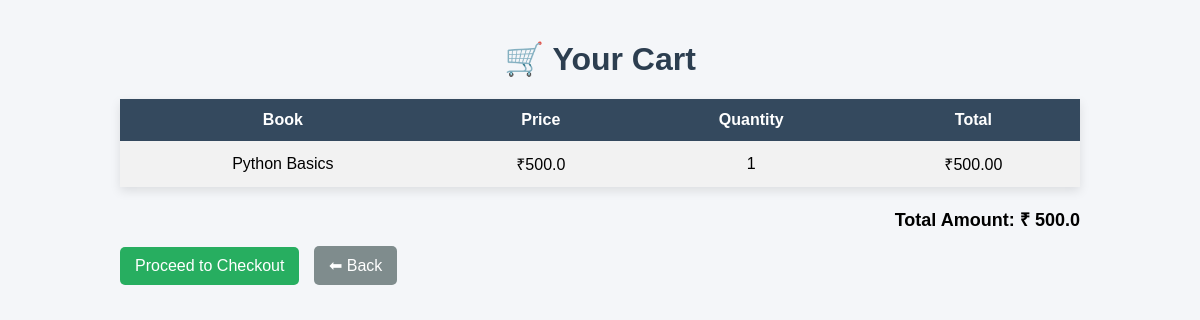
The app's page /cart/ (signed in) with its own data.
### store/models.py (models this page shows, shortened)
class Cart(models.Model):
    user = models.ForeignKey(User, on_delete=models.CASCADE)
    book = models.ForeignKey(Book, on_delete=models.CASCADE)
    quantity = models.IntegerField(default=1)

class Book(models.Model):
    title = models.CharField(max_length=200)
    author = models.CharField(max_length=100)
    price = models.FloatField()
    category = models.ForeignKey(Category, on_delete=models.CASCADE)
    description = models.TextField()

### store/views.py (the view)
# urls.py: path('cart/', views.cart, name='cart'),
def cart(request):
    if not request.user.is_authenticated:
        return redirect('login')
    items = Cart.objects.filter(user=request.user)
    return render(request, 'store/cart.html', {'items': items})

### store/templates/store/cart.html (shortened to what this page needs)
<!DOCTYPE html>
<html>
<head>
</head>
<body>
<div class="container">
    <h1>🛒 Your Cart</h1>
    {% if items %}
    <table>
        <tr>
            <th>Book</th>
            <th>Price</th>
            <th>Quantity</th>
            <th>Total</th>
        </tr>
        {% for item in items %}
        <tr>
            <td>{{ item.book.title }}</td>
            <td>₹{{ item.book.price }}</td>
            <td>{{ item.quantity }}</td>
            <td>₹{{ item.book.price|floatformat:2 }}</td>
        </tr>
        {% endfor %}
    </table>
    <div class="total">
        Total Amount: ₹
        {% for item in items %}
            {{ item.book.price }}
        {% endfor %}
    </div>
    <a href="/checkout/" class="btn checkout-btn">Proceed to Checkout</a>
    <a href="/" class="btn back-btn">⬅ Back</a>
    {% else %}
        <div class="empty">
            Your cart is empty
            <br><br>
            <a href="/" class="btn back-btn">Go to Home</a>
        </div>
    {% endif %}
</div>
</body>
</html>

### store/templates/store/cart.html (style rules this page uses)
body { font-family: Arial, sans-serif; background: #f4f6f9; margin: 0; }
.container { width: 80%; margin: 40px auto; }
h1 { text-align: center; color: #2c3e50; }
table { width: 100%; border-collapse: collapse; background: white; box-shadow: 0 4px 10px rgba(0,0,0,0.1); }
th { background: #34495e; color: white; }
td, th { padding: 12px; text-align: center; }
tr:nth-child(even) { background: #f2f2f2; }
.total { text-align: right; margin-top: 20px; font-size: 18px; font-weight: bold; }
.btn { display: inline-block; padding: 10px 15px; margin-top: 15px; text-decoration: none; border-radius: 5px; color: white; }
.checkout-btn { background: #27ae60; }
.back-btn { background: #7f8c8d; margin-left: 10px; }

### records on screen
Cart: book "Python Basics", book.price "500.0", quantity "1", book.price "500.00"
